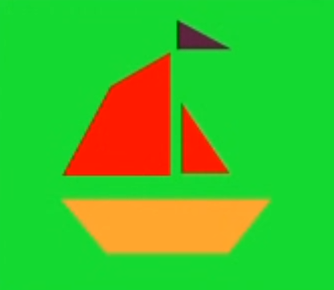
#> input picture testing/plane_rotation_parallel/images/boat_screenshot.png, 334 x 290 px
$ python plane_rotation.py
#> lines starting #> are read from the running program, lines starting #| are printed output that depends on the picture
import numpy as np
from skimage import io, color
import matplotlib.pyplot as plt

dichromat_angles = {
    'protanopia': 11.48,
    'deuteranopia': 8.11,
    'tritanopia': -46.37,
}

dichromat_angle = np.radians(dichromat_angles['protanopia'])
image_path = 'images/boat_screenshot.png'

original_image = color.rgb2lab(io.imread(image_path)[:, :, :3])
#> original_image: shape (290, 334, 3) float64; mean of channels 0, 1, 2 72.8, -48.3, 64.8

height, width = original_image.shape[:2]
#> height = 290; width = 334
variance = 2 / np.pi * np.sqrt(2 * min(width, height))
#> variance = 15.33

dichromat_image = np.zeros(original_image.shape)
recolored_image = np.zeros(original_image.shape)

dichromat_normal = (0, np.cos(dichromat_angle), np.sin(dichromat_angle))

chromaticity_vectors = []

for row in range(height):
    for col in range(width):
        original_pixel = original_image[row][col]

        dichromat_pixel = original_pixel - np.dot(original_pixel[np.newaxis], dichromat_normal) * dichromat_normal
        dichromat_image[row][col] = dichromat_pixel
#> dichromat_image: shape (290, 334, 3) float64; mean of channels 0, 1, 2 72.8, -14.5, 71.6

for row in range(height):
    for col in range(width):
        original_pixel = original_image[row][col][1:]
        dichromat_pixel = dichromat_image[row][col][1:]

        neighbor_row, neighbor_col = -1, -1

        while 0 <= neighbor_row < height:
            neighbor_row = int(np.random.normal(loc=row, scale=variance))

        while 0 <= neighbor_col < width:
            neighbor_col = int(np.random.normal(loc=col, scale=variance))

        original_neighbor_pixel = original_image[neighbor_row][neighbor_col][1:]
        dichromat_neighbor_pixel = dichromat_image[neighbor_row][neighbor_col][1:]

        direction = original_pixel - original_neighbor_pixel

        original_pixel_difference = np.linalg.norm(direction)
        dichromat_pixel_difference = np.linalg.norm(dichromat_pixel - dichromat_neighbor_pixel)

        loss = 0

        if original_pixel_difference > 0:
            loss = 1 - dichromat_pixel_difference / original_pixel_difference

        chromaticity_vectors.append(loss * direction)
#> after the loop, chromaticity_vectors = 96860 items

chromaticity_vectors = np.array(chromaticity_vectors)
#> chromaticity_vectors = 96860 pairs, first value -0.518 to 123.5, second value -20.27 to 5.06

matrix = chromaticity_vectors.T @ chromaticity_vectors
#> matrix = [[200597788.3, 2872443.3], [2872443.3, 456758.4]]

eigen_values, eigen_vectors = np.linalg.eig(matrix)
#> eigen_values = [200639005.4, 415541.3]; eigen_vectors = [[1, -0.0143], [0.0143, 1]]
a, b = eigen_vectors[np.argmax(np.abs(eigen_values))]
#> a = 1; b = -0.0143

max_loss_normal = (0, -b, a)
#> max_loss_normal = (0, 0.0143, 1)

angle = np.arccos(np.dot(dichromat_normal, max_loss_normal)) + np.pi
#> angle = 4.5
transform_matrix = ((1, 0, 0), (0, np.cos(angle), -np.sin(angle)), (0, np.sin(angle), np.cos(angle)))
#> transform_matrix = ((1, 0, 0), (0, -0.213, 0.977), (0, -0.977, -0.213))

for row in range(height):
    for col in range(width):
        original_pixel = original_image[row][col]

        recolored_pixel = original_pixel - np.dot(original_pixel[np.newaxis], max_loss_normal) * max_loss_normal
        recolored_pixel = np.dot(recolored_pixel, transform_matrix)

        recolored_image[row][col] = recolored_pixel
#> recolored_image: shape (290, 334, 3) float64; mean of channels 0, 1, 2 72.8, 9.8, -48.3

fig, axes = plt.subplots(1, 3)
plt.setp(axes, xticks=[], yticks=[])

axes[0].imshow(color.lab2rgb(original_image))
axes[1].imshow(color.lab2rgb(dichromat_image))
axes[2].imshow(color.lab2rgb(recolored_image))

plt.show()
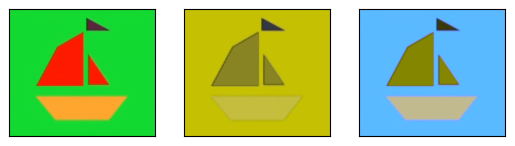
#> figure drawn by matplotlib, 3 panels
